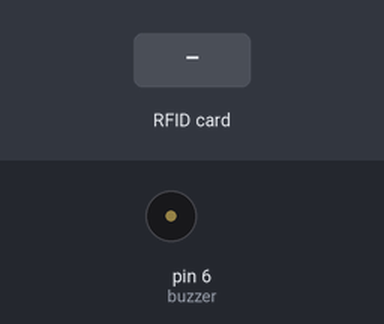
This sketch was run on a simulated Arduino Uno, built for the host (arithmetic inside an expression is 32-bit, double 64-bit). On the bench: buzzer (waves = sounding, pin HIGH). The test bench sets the inputs (shaded band). WiFi joins after 1.5 s; servers stay silent unless stated; what the sketch prints to the serial monitor is not drawn.

Above: at 2.7 s.
2.8 s: RFID card 5E 7A 19 C4 held to the reader
At 3.06 s:
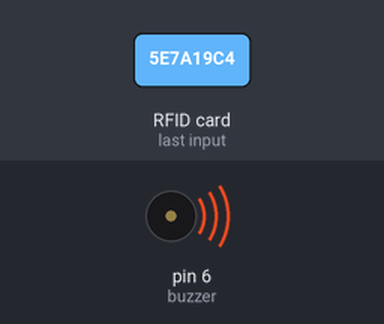
Timing chart, 0 to 5.8 s (numbered marks = the images above; inputs shaded):
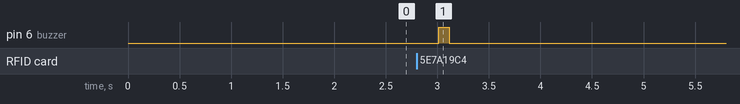

Measured:
- after the input at 2.8 s, pin 6 (buzzer): LOW → HIGH after 0.22 s, → LOW 0.10 s later

The sketch:

LeerRfid.ino
```cpp
#include <SPI.h>
#include <MFRC522.h>
#include <Ethernet.h>

#define buzzer 6      //Pin para el buzzer
#define RST_PIN  9    //Pin para el reset del RC522
#define SS_PIN  8   //Pin para el SS (SDA) del RC522

MFRC522 mfrc522(SS_PIN, RST_PIN); //Creamos el objeto para el MFRC522
byte mac[] = { 0xDE, 0xAD, 0xBE, 0xEF, 0xFE, 0xED }; // direccion MAC del Ethernet Shield

EthernetClient client;
int    HTTP_PORT   = 80;              // puerto del servidor web apache
String HTTP_METHOD = "GET";           // Metodo Http
char   HOST_NAME[] = "192.168.1.72";  // Direccion IP donde esta alojado el servidor web, PC
String PATH_NAME   = "/insertdatos.php"; //Directorio del archivo PHP para insertar Datos
String queryString = "?num='";    // Inicio del query


void setup() {
  Serial.begin(9600); //Iniciamos la comunicación  serial
  SPI.begin();        //Iniciamos el Bus SPI
  mfrc522.PCD_Init(); // Iniciamos  el MFRC522
  pinMode(buzzer, OUTPUT); //Configurar el buzzer para OUTPUT

  if(Ethernet.begin(mac) == 0){     // Inicia conexion Ethernet, Error si El dhcp no se puede acceder
    Serial.println("Error");
  }

}


void loop() {

  // perparar la llave, Todas las llaves se establecen a FFFFFFFFFFFFh desde fabric
  MFRC522::MIFARE_Key key;
  for (byte i = 0; i < 6; i++) key.keyByte[i] = 0xFF;

  //inicio de Variables del llave
  byte block;
  byte len;
  MFRC522::StatusCode status;

  //-------------------------------------------

  // Resetear el Loop ai no se detecta una tarjeta. Esto ahorra recursos si esta inactiva el sensor
  if ( ! mfrc522.PICC_IsNewCardPresent()) {
    return;
  }

  // Selecciona una de los tarjetas
  if ( ! mfrc522.PICC_ReadCardSerial()) {
    return;
  }

  Serial.println(F("Tarjeta Detectada"));

  //-------------------------------------------

  Serial.print(F("Nombre: "));

  byte buffer1[18]; //arreglo de 18 bytes
  String cardname="";
  block = 4;
  len = 18;

  //-------------------------------------------Nombre
  status = mfrc522.PCD_Authenticate(MFRC522::PICC_CMD_MF_AUTH_KEY_A, 4, &key, &(mfrc522.uid)); //Al chile no entiendo porque es necesrio esto
  status = mfrc522.MIFARE_Read(block, buffer1, &len); // Leer (18) bytes del bloque (4) de la tarjeta, y guardarlo en el arreglo buffer1


  for (uint8_t i = 0; i < 16; i++)
  {
    if ((buffer1[i] != 32) && (buffer1[i] != 10))
    {
      cardname=cardname+String(char(buffer1[i]));
      Serial.write(buffer1[i]);
    }
  }
  cardname=cardname+"_";
  Serial.print(" ");

  //---------------------------------------- Apellido

  byte buffer2[18];
  block = 1;

  status = mfrc522.PCD_Authenticate(MFRC522::PICC_CMD_MF_AUTH_KEY_A, 1, &key, &(mfrc522.uid)); //line 834
  status = mfrc522.MIFARE_Read(block, buffer2, &len);


  for (uint8_t i = 0; i < 16; i++) {
    Serial.write(buffer2[i] );
    if ((buffer2[i] != 32) && (buffer2[i] != 10)){
    cardname=cardname+String(char(buffer2[i]));
    }
  }

  //----------------------------------------

  queryString="?num='"+cardname+"'";

    // conectar al servidor web
    if(client.connect(HOST_NAME, HTTP_PORT)){
      // Si esta conectada:
      // enviar query
      client.println(HTTP_METHOD + " " + PATH_NAME + queryString + " HTTP/1.1");
      client.println("Host: " + String(HOST_NAME));
      //cerrar conexion
      client.println("Connection: close");
      client.println(); // Cerrar header HTTP

      digitalWrite(buzzer, HIGH);   // aprender buzzer
      delay(100);
      digitalWrite(buzzer, LOW);   // apagar buzzer
    }
  queryString = "?num='";
  mfrc522.PICC_HaltA();
  mfrc522.PCD_StopCrypto1();
}
```
